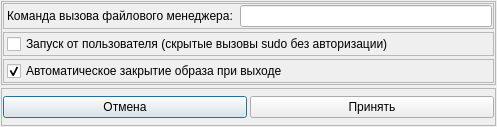
<?xml version="1.0" encoding="UTF-8"?>
<ui version="4.0">
 <class>DialogSettings</class>
 <widget class="QDialog" name="DialogSettings">
  <property name="geometry">
   <rect>
    <x>0</x>
    <y>0</y>
    <width>497</width>
    <height>127</height>
   </rect>
  </property>
  <property name="sizePolicy">
   <sizepolicy hsizetype="Fixed" vsizetype="Fixed">
    <horstretch>0</horstretch>
    <verstretch>0</verstretch>
   </sizepolicy>
  </property>
  <property name="minimumSize">
   <size>
    <width>497</width>
    <height>127</height>
   </size>
  </property>
  <property name="maximumSize">
   <size>
    <width>497</width>
    <height>127</height>
   </size>
  </property>
  <property name="windowTitle">
   <string>Настройки</string>
  </property>
  <property name="windowIcon">
   <iconset resource="../resources.qrc">
    <normaloff>:/icons/bininjector.png</normaloff>:/icons/bininjector.png</iconset>
  </property>
  <layout class="QVBoxLayout" name="verticalLayout">
   <property name="spacing">
    <number>3</number>
   </property>
   <property name="leftMargin">
    <number>1</number>
   </property>
   <property name="topMargin">
    <number>1</number>
   </property>
   <property name="rightMargin">
    <number>1</number>
   </property>
   <property name="bottomMargin">
    <number>1</number>
   </property>
   <item>
    <widget class="QFrame" name="frame_Options">
     <property name="frameShape">
      <enum>QFrame::StyledPanel</enum>
     </property>
     <property name="frameShadow">
      <enum>QFrame::Raised</enum>
     </property>
     <layout class="QVBoxLayout" name="verticalLayout_2">
      <property name="spacing">
       <number>3</number>
      </property>
      <property name="leftMargin">
       <number>1</number>
      </property>
      <property name="topMargin">
       <number>1</number>
      </property>
      <property name="rightMargin">
       <number>1</number>
      </property>
      <property name="bottomMargin">
       <number>1</number>
      </property>
      <item>
       <widget class="QFrame" name="frame_Explorer">
        <property name="frameShape">
         <enum>QFrame::StyledPanel</enum>
        </property>
        <property name="frameShadow">
         <enum>QFrame::Raised</enum>
        </property>
        <layout class="QHBoxLayout" name="horizontalLayout_4">
         <property name="spacing">
          <number>3</number>
         </property>
         <property name="leftMargin">
          <number>3</number>
         </property>
         <property name="topMargin">
          <number>1</number>
         </property>
         <property name="rightMargin">
          <number>1</number>
         </property>
         <property name="bottomMargin">
          <number>1</number>
         </property>
         <item>
          <widget class="QLabel" name="label_Explorer">
           <property name="text">
            <string>Команда вызова файлового менеджера: </string>
           </property>
          </widget>
         </item>
         <item>
          <widget class="QLineEdit" name="lineEdit_Explorer"/>
         </item>
        </layout>
       </widget>
      </item>
      <item>
       <widget class="QFrame" name="frame_Sudo">
        <property name="frameShape">
         <enum>QFrame::StyledPanel</enum>
        </property>
        <property name="frameShadow">
         <enum>QFrame::Raised</enum>
        </property>
        <layout class="QHBoxLayout" name="horizontalLayout_3">
         <property name="spacing">
          <number>3</number>
         </property>
         <property name="leftMargin">
          <number>3</number>
         </property>
         <property name="topMargin">
          <number>1</number>
         </property>
         <property name="rightMargin">
          <number>1</number>
         </property>
         <property name="bottomMargin">
          <number>1</number>
         </property>
         <item>
          <widget class="QCheckBox" name="checkBox_Sudo">
           <property name="text">
            <string>Запуск от пользователя (скрытые вызовы sudo без авторизации)</string>
           </property>
          </widget>
         </item>
        </layout>
       </widget>
      </item>
      <item>
       <widget class="QFrame" name="frame_AutoClose">
        <property name="frameShape">
         <enum>QFrame::StyledPanel</enum>
        </property>
        <property name="frameShadow">
         <enum>QFrame::Raised</enum>
        </property>
        <layout class="QHBoxLayout" name="horizontalLayout_2">
         <property name="spacing">
          <number>3</number>
         </property>
         <property name="leftMargin">
          <number>3</number>
         </property>
         <property name="topMargin">
          <number>1</number>
         </property>
         <property name="rightMargin">
          <number>1</number>
         </property>
         <property name="bottomMargin">
          <number>1</number>
         </property>
         <item>
          <widget class="QCheckBox" name="checkBox_AutoClose">
           <property name="text">
            <string>Автоматическое закрытие образа при выходе</string>
           </property>
           <property name="checked">
            <bool>true</bool>
           </property>
          </widget>
         </item>
        </layout>
       </widget>
      </item>
     </layout>
    </widget>
   </item>
   <item>
    <widget class="QFrame" name="frame_Buttons">
     <property name="frameShape">
      <enum>QFrame::StyledPanel</enum>
     </property>
     <property name="frameShadow">
      <enum>QFrame::Raised</enum>
     </property>
     <layout class="QHBoxLayout" name="horizontalLayout">
      <property name="spacing">
       <number>3</number>
      </property>
      <property name="leftMargin">
       <number>1</number>
      </property>
      <property name="topMargin">
       <number>1</number>
      </property>
      <property name="rightMargin">
       <number>1</number>
      </property>
      <property name="bottomMargin">
       <number>1</number>
      </property>
      <item>
       <widget class="QPushButton" name="pushButton_Cancel">
        <property name="text">
         <string>Отмена</string>
        </property>
       </widget>
      </item>
      <item>
       <widget class="QPushButton" name="pushButton_Ok">
        <property name="text">
         <string>Принять</string>
        </property>
       </widget>
      </item>
     </layout>
    </widget>
   </item>
  </layout>
 </widget>
 <resources>
  <include location="../resources.qrc"/>
 </resources>
 <connections>
  <connection>
   <sender>pushButton_Ok</sender>
   <signal>clicked()</signal>
   <receiver>DialogSettings</receiver>
   <slot>accept()</slot>
   <hints>
    <hint type="sourcelabel">
     <x>350</x>
     <y>114</y>
    </hint>
    <hint type="destinationlabel">
     <x>234</x>
     <y>65</y>
    </hint>
   </hints>
  </connection>
  <connection>
   <sender>pushButton_Cancel</sender>
   <signal>clicked()</signal>
   <receiver>DialogSettings</receiver>
   <slot>reject()</slot>
   <hints>
    <hint type="sourcelabel">
     <x>117</x>
     <y>114</y>
    </hint>
    <hint type="destinationlabel">
     <x>234</x>
     <y>65</y>
    </hint>
   </hints>
  </connection>
 </connections>
</ui>
